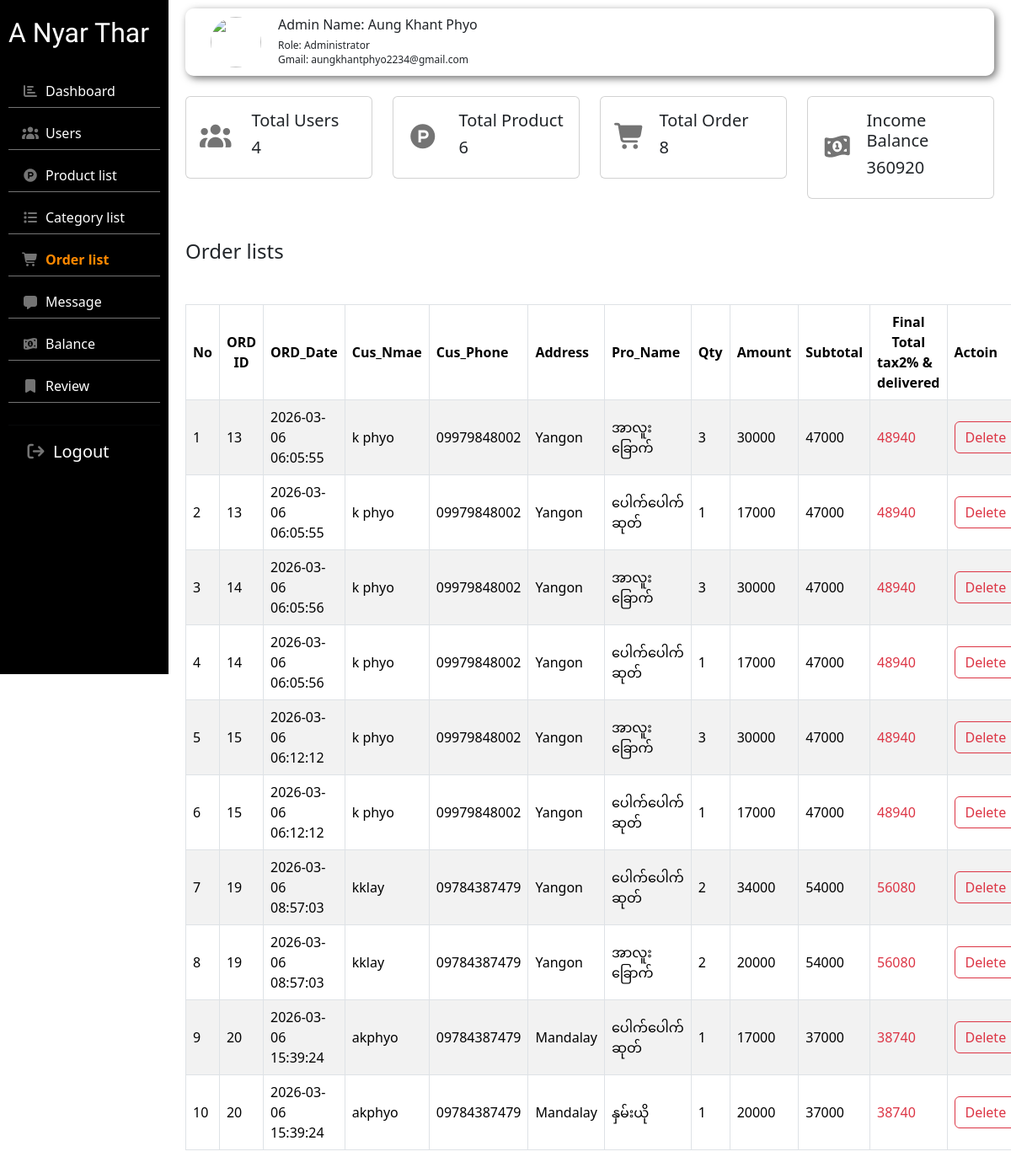
Page /admin/order.php (signed in) on the committed database.
### tables this page shows
CREATE TABLE `user` (
  `user_id` int NOT NULL AUTO_INCREMENT,
  `user_name` varchar(30) DEFAULT NULL,
  `user_email` varchar(30) DEFAULT NULL,
  `user_pass` varchar(15) DEFAULT NULL,
  `user_phone` varchar(15) DEFAULT NULL,
  `user_address` varchar(25) DEFAULT NULL,
  `role` varchar(15) DEFAULT NULL,
  PRIMARY KEY (`user_id`)
);

CREATE TABLE `orders_product` (
  `op_id` int NOT NULL AUTO_INCREMENT,
  `ord_id` int DEFAULT NULL,
  `pro_id` int DEFAULT NULL,
  `qty` int DEFAULT NULL,
  `amount` int DEFAULT NULL,
  PRIMARY KEY (`op_id`),
  KEY `ord_id` (`ord_id`),
  KEY `pro_id` (`pro_id`),
  CONSTRAINT `orders_product_ibfk_1` FOREIGN KEY (`ord_id`) REFERENCES `orders` (`ord_id`),
  CONSTRAINT `orders_product_ibfk_2` FOREIGN KEY (`pro_id`) REFERENCES `product` (`pro_id`)
);

CREATE TABLE `orders` (
  `ord_id` int NOT NULL AUTO_INCREMENT,
  `ord_date` timestamp NULL DEFAULT NULL,
  `user_id` int DEFAULT NULL,
  `item_total` int DEFAULT NULL,
  `final_total` int DEFAULT NULL,
  PRIMARY KEY (`ord_id`),
  KEY `user_id` (`user_id`),
  CONSTRAINT `orders_ibfk_1` FOREIGN KEY (`user_id`) REFERENCES `user` (`user_id`)
);

CREATE TABLE `product` (
  `pro_id` int NOT NULL AUTO_INCREMENT,
  `pro_img` varchar(30) DEFAULT NULL,
  `pro_name` varchar(50) DEFAULT NULL,
  `pro_des` varchar(200) DEFAULT NULL,
  `pro_weight` int DEFAULT NULL,
  `pro_price` int DEFAULT NULL,
  `cat_id` int DEFAULT NULL,
  PRIMARY KEY (`pro_id`),
  KEY `cat_id` (`cat_id`),
  CONSTRAINT `product_ibfk_1` FOREIGN KEY (`cat_id`) REFERENCES `category` (`cat_id`)
);

### admin/order.php (the view, shortened to what this page needs)
<?php
    include('db.php');
    $adminname = "";
    if(isset($_SESSION["admin_id"])){
        $adminid = $_SESSION['admin_id'];
        $getusername = "SELECT * FROM user WHERE user_id = '$adminid'";
        $res11 = mysqli_query($conn, $getusername);
        $admindata = mysqli_fetch_array($res11);
        if($admindata){
            $adminname = $admindata['user_name'];
            $adminemail = $admindata['user_email'];
        }
    }
    $countuser = "SELECT COUNT(*) as usertotal FROM user;";
    $res11 = mysqli_query($conn, $countuser);
    $user1 = mysqli_fetch_array($res11);
    $totaluser = $user1['usertotal'];
    $countpro = "SELECT COUNT(*) as prototal FROM product;";
    $res22 = mysqli_query($conn, $countpro);
    $product2 = mysqli_fetch_array($res22);
    $prototal = $product2['prototal'];
    $countincome = "SELECT sum(final_total) as incomebal FROM orders;";
    $res33 = mysqli_query($conn, $countincome);
    $inconme33 = mysqli_fetch_array($res33);
    $incomebal = $inconme33['incomebal'];
    $countorder = "SELECT COUNT(*) as ordertotal FROM orders;";
    $res44 = mysqli_query($conn, $countorder);
    $order44 = mysqli_fetch_array($res44);
    $ordertotal = $order44['ordertotal'];
?>
<!doctype html>
<html lang="en">
    <head>
        <link href="https://cdn.jsdelivr.net/npm/bootstrap@5.3.8/dist/css/bootstrap.min.css" rel="stylesheet">
        <link rel="stylesheet" href="https://cdnjs.cloudflare.com/ajax/libs/font-awesome/7.0.1/css/all.min.css">
        <link rel="stylesheet" href="./backend.css">
    </head>
    <body class="order-page">
        <div class="container-fluid">
            <div class="row">
                <div class="sider col-lg-2" style="height: 100vh;">
                    <h2 class="anyarthar">A Nyar Thar</h2>
                    <ul class="list-group list-group-flush">
                        <li class="list-group-item bg-black">
                            <i class="icon fa-solid fa-chart-bar me-2"></i><a class="link" href="./index.php">Dashboard</a>
                        </li>
                        <li class="list-group-item bg-black">
                            <i class="icon fa-solid fa-users me-2"></i></i><a class="link" href="./users.php">Users</a>
                        </li>
                        <li class="list-group-item bg-black">
                            <i class="icon fa-brands fa-product-hunt me-2"></i><a class="link" href="./product.php">Product list</a>
                        </li>
                        <li class="list-group-item bg-black">
                            <i class="icon fa-solid fa-list me-2"></i><a class="link" href="./category.php">Category list</a>
                        </li>
                        <li class="list-group-item bg-black">
                            <i class="icon fa-solid fa-cart-shopping me-2"></i><a class="link" href="./order.php">Order list</a>
                        </li>
                        <li class="list-group-item bg-black">
                            <i class="icon fa-solid fa-message me-2"></i><a class="link" href="./message.php">Message</a>
                        </li>
                        <li class="list-group-item bg-black">
                            <i class="icon fa-solid fa-money-bill-1-wave me-2"></i></i><a class="link" href="./balance.php">Balance</a>
                        </li>
                        <li class="list-group-item bg-black">
                            <i class="icon fa-solid fa-bookmark me-2"></i><a class="link" href="./review.php">Review</a>
                        </li><hr>
                    </ul>
                    <div class="logout d-flex align-items-center">
                        <button onclick="logout()"><i class="logouticon fa-solid fa-arrow-right-from-bracket me-2"></i>Logout</button>
                    </div>
                </div>
                <div class="main col-lg-10 col-md--10">
                    <div class="adminrow row">
                        <div class="col-lg-12 col-md-12">
                            <div class="adminpro d-flex align-items-center">
                                <div class="proimg">
                                    <img src="./projectphoto/profile photo1.png" alt="">
                                </div>
                                <div class="admindetial">
                                    <h5>Admin Name: <?php echo $adminname ?></h5>
                                    <h6>Role: Administrator</h6>
                                    <h6>Gmail: <?php echo $adminemail ?></h6>
                                </div>
                            </div>
                        </div>
                    </div>
                    <div class="row my-4">
                        <div class="col-lg-3 col-md-3">
                            <div class="card">
                                <div class="card-body d-flex align-items-center">
                                    <div class="me-3">
                                        <i class="icon fa-solid fa-users me-2"></i>
                                    </div>
                                    <div>
                                        <h5>Total Users</h5>
                                        <h5><?php echo $totaluser ?></h5>
                                    </div>
                                </div>
                            </div>
                        </div>
                        <div class="col-lg-3 col-md-3">
                            <div class="card">
                                <div class="card-body d-flex align-items-center">
                                    <div class="me-3">
                                        <i class="icon fa-brands fa-product-hunt me-2"></i>
                                    </div>
                                    <div>
                                        <h5>Total Product</h5>
                                        <h5><?php echo $prototal ?></h5>
                                    </div>
                                </div>
                            </div>
                        </div>
                        <div class="col-lg-3 col-md-3">
                            <div class="card">
                                <div class="card-body d-flex align-items-center">
                                    <div class="me-3">
                                        <i class="icon fa-solid fa-cart-shopping"></i>
                                    </div>
                                    <div>
                                        <h5>Total Order</h5>
                                        <h5><?php echo $ordertotal ?></h5>
                                    </div>
                                </div>
                            </div>
                        </div>
                        <div class="col-lg-3 col-md-3">
                            <div class="card">
                                <div class="card-body d-flex align-items-center">
                                    <div class="me-3">
                                        <i class="icon fa-solid fa-money-bill-1-wave"></i>
                                    </div>
                                    <div>
                                        <h5>Income Balance</h5>
                                        <h5><?php echo $incomebal ?></h5>
                                    </div>
                                </div>
                            </div>
                        </div>
                    </div>
                    <div class="row">
                        <div class="userlist">
                            <div class="d-flex justify-content-between align-items-center pt-4 pb-3">
                                <div>
                                    <h4>Order lists</h4>
                                </div>
                            </div>
                            <div class="ptable my-4">
                                <table class="table table-bordered table-striped ">
                                    <thead class="align-middle">
                                        <tr>
                                            <th>No</th>
                                            <th>
                                                <div class="text-center">ORD</div>
                                                <div class="text-center">ID</div>
                                            </th>
                                            <th>ORD_Date</th>
                                            <th>Cus_Nmae</th>
                                            <th>Cus_Phone</th>
                                            <th>Address</th>
                                            <th>Pro_Name</th>
                                            <th>Qty</th>
                                            <th>Amount</th>
                                            <th>Subtotal</th>
                                            <th>
                                                <div class="text-center">Final Total</div>
                                                <div>tax2% &</div>
                                                <div>delivered</div>
                                            </th>
                                            <th>Actoin</th>
                                        </tr>
                                    </thead>
                                    <tbody class="align-middle">
                                        <?php
                                            $sql = "SELECT  orders.ord_id,
                                                            orders.ord_date,
                                                            user.user_name ,
                                                            user.user_phone ,
                                                            user.user_address ,
                                                            product.pro_name ,
                                                            orders.item_total ,
                                                            orders_product.qty ,
                                                            orders_product.amount,
                                                            orders.final_total
                                                    FROM orders_product
                                                    LEFT JOIN product ON product.pro_id = orders_product.pro_id
                                                    LEFT JOIN orders ON orders.ord_id = orders_product.ord_id
                                                    LEFT JOIN user ON user.user_id = orders.user_id; ";
                                            $i = 1;
                                            $res = mysqli_query($conn, $sql);
                                            while($orddata = mysqli_fetch_array($res)):
                                        ?>
                                            <tr>
                                                <td><?php echo $i++ ?></td>
                                                <td><?php echo $orddata['ord_id'] ?></td>
                                                <td><?php echo $orddata['ord_date'] ?></td>
                                                <td><?php echo $orddata['user_name'] ?></td>
                                                <td><?php echo $orddata['user_phone'] ?></td>
                                                <td><?php echo $orddata['user_address'] ?></td>
                                                <td><?php echo $orddata['pro_name'] ?></td>
                                                <td><?php echo $orddata['qty'] ?></td>
                                                <td><?php echo $orddata['amount'] ?></td>
                                                <td><?php echo $orddata['item_total'] ?></td>
                                                <td class="text-danger"><?php echo $orddata['final_total'] ?></td>
                                                <td>
                                                    <a href="order_del.php?id=<?php echo $orddata['ord_id'] ?>" class="btn btn-outline-danger">Delete</a>
                                                </td>
                                            </tr>
                                        <?php endwhile ?>
                                    </tbody>
                                </table>
                            </div>
                        </div>
                    </div>
                </div>
            </div>
        </div>
    </body>
</html>

### admin/backend.css (style rules this page uses)
:root { --maincolor: #ff8800; --navcolor: #747474; --whitecolor: #ffffff; --shadowblack: #000000; }
* { margin: 0; padding: 0; }
.dashboard-page .link[href*="index"], .users-page .link[href*="users"], .product-page .link[href*="product"], .category-page .link[href*="category"], .order-page .link[href*="order"], .message-page .link[href*="message"], .balance-page .link[href*="balance"], .review-page .link[href*="review"] { color: var(--maincolor) !important; font-weight: bold; }
.sider { background-color: black; padding: 20px 10px ; position: sticky; top: 0; }
.sider .anyarthar { color: var(--whitecolor); font-family: "Irish Grover", system-ui; margin-bottom: 30px; }
.sider ul li { border-bottom: 1px solid var(--navcolor); margin-bottom: 10px; padding-bottom: 7px; }
.sider ul li a { text-decoration: none; outline: none; color: var(--whitecolor); font-size: 16px; }
.sider ul li .icon { color: var(--navcolor); }
.sider .logout button { border: none; outline: none; background: none; color: var(--whitecolor); font-size: 20px; margin-left: 20px; }
.sider .logout .logouticon { color: var(--navcolor); font-size: 20px; }
.main { padding: 10px 20px; }
.adminrow { position: sticky; top: 10px; }
.adminpro { box-shadow: 3px 3px 10px var(--navcolor); border-radius: 10px; padding: 10px 30px; background-color: rgba(255, 255, 255, 0.5); backdrop-filter: blur(5px); }
.adminpro .proimg { width: 60px; height: 60px; margin-right: 20px; }
.adminpro .proimg img { width: 100%; height: 100%; border-radius: 50%; }
.adminpro .admindetial h5 { font-size: 16px; }
.adminpro .admindetial h6 { font-size: 12px; margin-bottom: 2px; }
.card .icon { font-size: 30px; color: var(--navcolor); }

### rows in the picture
user: user_name "Aung Khant Phyo", user_email "aungkhantphyo2234@gmail.com"
orders_product: ord.ord_id "13", ord.ord_date "2026-03-06 06:05:55", user.user_name "k phyo", user.user_phone "09979848002", user.user_address "Yangon", pro.pro_name "အာလူးခြောက်", qty "3", amount "30000", ord.item_total "47000", ord.final_total "48940"
orders_product: ord.ord_id "13", ord.ord_date "2026-03-06 06:05:55", user.user_name "k phyo", user.user_phone "09979848002", user.user_address "Yangon", pro.pro_name "ပေါက်ပေါက်ဆုတ်", qty "1", amount "17000", ord.item_total "47000", ord.final_total "48940"
orders_product: ord.ord_id "14", ord.ord_date "2026-03-06 06:05:56", user.user_name "k phyo", user.user_phone "09979848002", user.user_address "Yangon", pro.pro_name "အာလူးခြောက်", qty "3", amount "30000", ord.item_total "47000", ord.final_total "48940"
orders_product: ord.ord_id "14", ord.ord_date "2026-03-06 06:05:56", user.user_name "k phyo", user.user_phone "09979848002", user.user_address "Yangon", pro.pro_name "ပေါက်ပေါက်ဆုတ်", qty "1", amount "17000", ord.item_total "47000", ord.final_total "48940"
orders_product: ord.ord_id "15", ord.ord_date "2026-03-06 06:12:12", user.user_name "k phyo", user.user_phone "09979848002", user.user_address "Yangon", pro.pro_name "အာလူးခြောက်", qty "3", amount "30000", ord.item_total "47000", ord.final_total "48940"
orders_product: ord.ord_id "15", ord.ord_date "2026-03-06 06:12:12", user.user_name "k phyo", user.user_phone "09979848002", user.user_address "Yangon", pro.pro_name "ပေါက်ပေါက်ဆုတ်", qty "1", amount "17000", ord.item_total "47000", ord.final_total "48940"
orders_product: ord.ord_id "19", ord.ord_date "2026-03-06 08:57:03", user.user_name "kklay", user.user_phone "09784387479", user.user_address "Yangon", pro.pro_name "ပေါက်ပေါက်ဆုတ်", qty "2", amount "34000", ord.item_total "54000", ord.final_total "56080"
orders_product: ord.ord_id "19", ord.ord_date "2026-03-06 08:57:03", user.user_name "kklay", user.user_phone "09784387479", user.user_address "Yangon", pro.pro_name "အာလူးခြောက်", qty "2", amount "20000", ord.item_total "54000", ord.final_total "56080"
orders_product: ord.ord_id "20", ord.ord_date "2026-03-06 15:39:24", user.user_name "akphyo", user.user_phone "09784387479", user.user_address "Mandalay", pro.pro_name "ပေါက်ပေါက်ဆုတ်", qty "1", amount "17000", ord.item_total "37000", ord.final_total "38740"
orders_product: ord.ord_id "20", ord.ord_date "2026-03-06 15:39:24", user.user_name "akphyo", user.user_phone "09784387479", user.user_address "Mandalay", pro.pro_name "နှမ်းယို", qty "1", amount "20000", ord.item_total "37000", ord.final_total "38740"

### other values in the picture
$totaluser "4"
$prototal "6"
$ordertotal "8"
$incomebal "360920"
